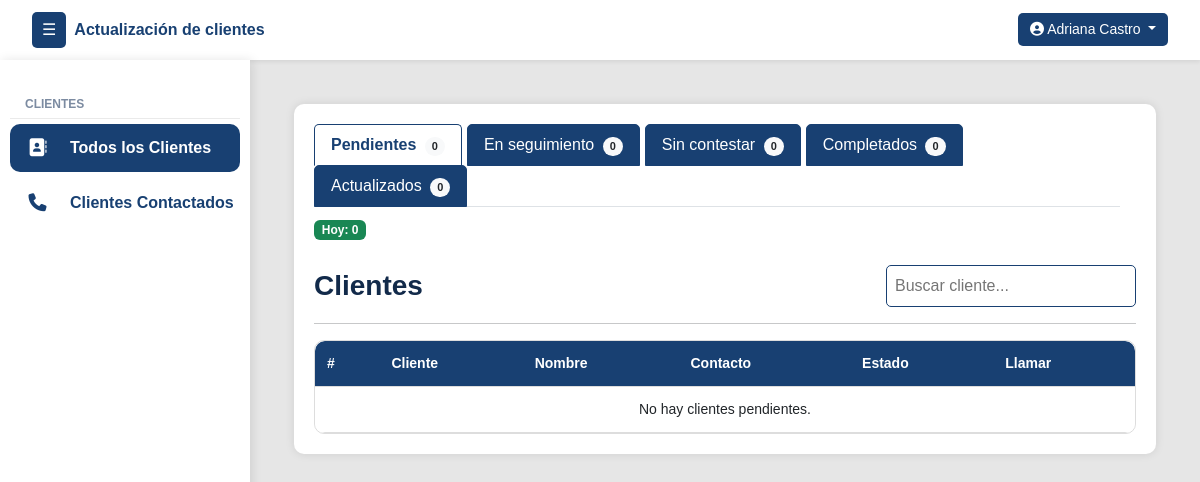
The page /clientes/pendientes/ (signed in) on the database as committed earlier.
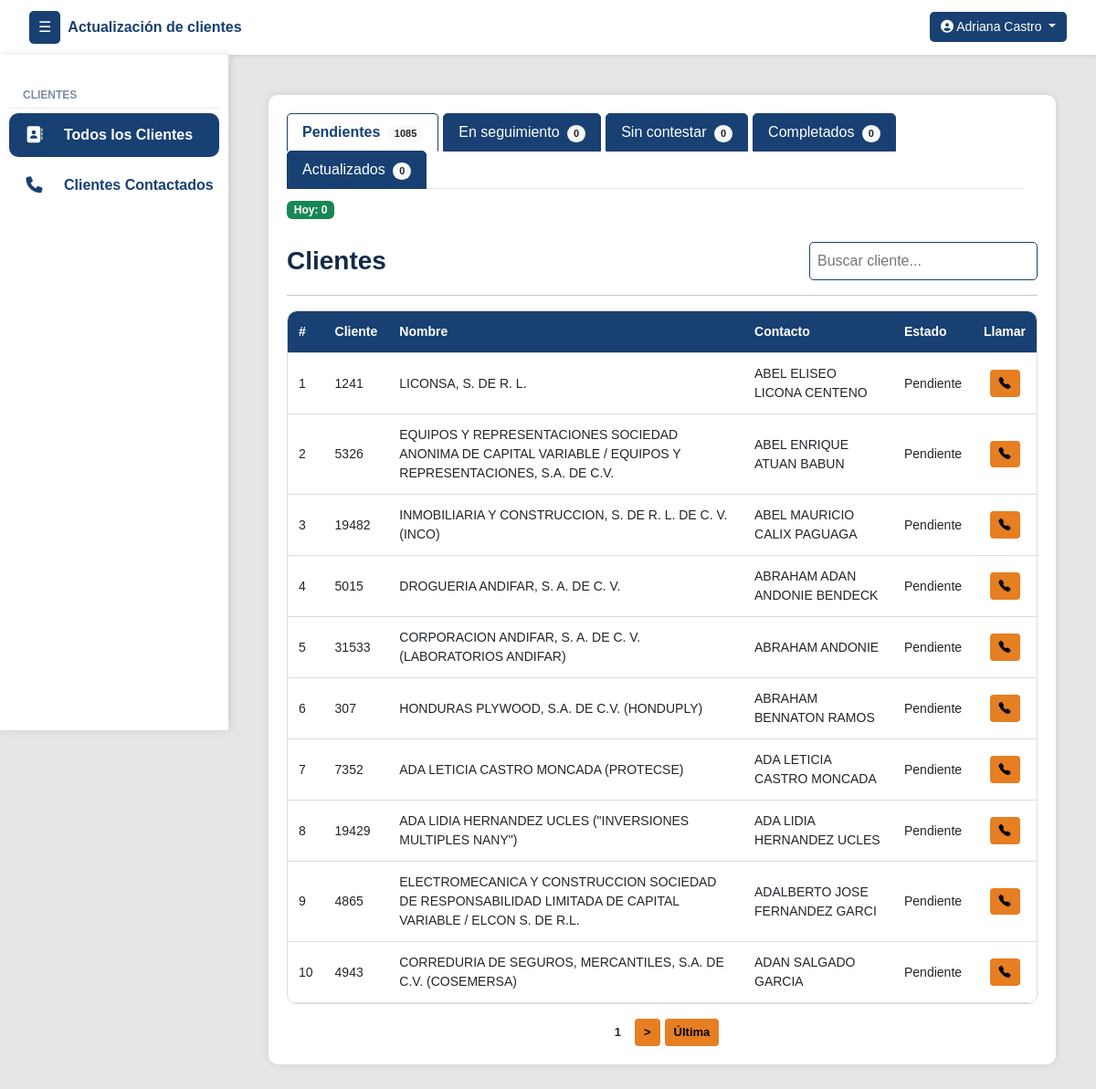
The same page on the database as committed later.
### clientes/models.py (models this page shows, shortened)
class Cliente(models.Model):
    numero_cliente = models.CharField(max_length=50, unique=True)
    nombre_cliente = models.CharField(max_length=255)
    contacto_cliente = models.CharField(max_length=255)
    contacto_cargo = models.CharField(max_length=100, null=True, blank=True)
    telefono_cliente = models.CharField(max_length=50, null=True, blank=True)
    telefono_dos = models.CharField(max_length=50, null=True, blank=True)
    direccion = models.CharField(max_length=255, null=True, blank=True)
    correo = models.CharField(max_length=254, null=True, blank=True)
    estado_actual = models.ForeignKey(EstadoReporte, on_delete=models.SET_NULL, null=True, blank=True, default=1)
    asignado_inicial = models.ForeignKey(User, on_delete=models.SET_NULL, null=True, blank=True, related_name='clientes_asignados_inicialmente')
    asignado_usuario = models.ForeignKey(User, on_delete=models.SET_NULL, null=True, blank=True, related_name='clientes_asignados')
    veces_contactado = models.PositiveIntegerField(default=0)
    sin_contestar = models.PositiveIntegerField(default=0)
    formulario_sin_contestar = models.PositiveIntegerField(default=0)
    ultima_llamada_no_contesto = models.DateTimeField(null=True, blank=True)
    ultimo_envio_formulario = models.DateTimeField(null=True, blank=True)

class EstadoReporte(models.Model):
    nombre = models.CharField(max_length=100, unique=True)
    creado_por = models.ForeignKey(User, on_delete=models.SET_NULL, null=True, blank=True)
    creado_en = models.DateTimeField(auto_now_add=True)
    estado = models.CharField(max_length=50, choices=[('activo', 'Activo'), ('inactivo', 'Inactivo')])
    intentos = models.PositiveIntegerField(default=0)
    genera_movimiento = models.BooleanField(default=True)

### clientes/views.py (the view)
# urls.py: path('clientes/pendientes/', vistasClientes.clientes_pendientes, name='clientes'),
@login_required
def clientes_pendientes(request):
    hoy = timezone.localdate()
    usuario = request.user
    if not usuario.groups.filter(name="estandar_group").exists():
        messages.error(request, "Acceso no permitido.")
        return redirect("login")
    search_query = request.GET.get('q', '').strip()
    estado_pendiente = EstadoReporte.objects.filter(nombre__iexact="pendiente").first()
    estados_seguimiento = EstadoReporte.objects.filter(
        genera_movimiento=False
    ).exclude(nombre__iexact="pendiente").exclude(nombre__iexact="no contestó")
    clientes_seguimiento_qs = Cliente.objects.filter(
        asignado_usuario=usuario,
        estado_actual__in=estados_seguimiento
    )
    estado_no_contesto = EstadoReporte.objects.filter(nombre__iexact="no contestó").first()
    estado_actualizado = EstadoReporte.objects.filter(nombre__iexact="actualizado").first()
    clientes_pendientes_qs = Cliente.objects.filter(asignado_usuario=usuario, estado_actual=estado_pendiente)
    if search_query:
        clientes_pendientes_qs = clientes_pendientes_qs.filter(
            Q(nombre_cliente__icontains=search_query) |
            Q(numero_cliente__icontains=search_query) |
            Q(contacto_cliente__icontains=search_query)
        )
    clientes_pendientes = paginar_queryset(request, clientes_pendientes_qs, 'pendientes')
    movimientos_usuario = MovimientoEstado.objects.filter(cliente=OuterRef('pk'), actualizado_por=usuario)
    primer_movimiento_qs = MovimientoEstado.objects.filter(cliente=OuterRef('pk')).order_by('fecha_hora')
    primer_movimiento_usuario = Subquery(primer_movimiento_qs.values('actualizado_por')[:1])
    primer_movimiento_estado = Subquery(primer_movimiento_qs.values('estado__nombre')[:1])
    clientes_sin_actualizar_qs = Cliente.objects.annotate(
        tiene_movimiento_usuario=Exists(movimientos_usuario),
        primer_usuario_id=primer_movimiento_usuario,
        primer_estado_nombre=primer_movimiento_estado
    ).filter(
        (Q(tiene_movimiento_usuario=True) & ~Q(estado_actual__nombre__iexact="actualizado")) |
        (Q(estado_actual__nombre__iexact="actualizado") & Q(primer_usuario_id=usuario.id) & ~Q(primer_estado_nombre__iexact="actualizado"))
    )
    estados_reporte = EstadoReporte.objects.filter(estado="activo") \
        .exclude(nombre__iexact="pendiente") \
        .exclude(nombre__iexact="no localizado") \
        .exclude(nombre__iexact="por localizar") \
        .exclude(nombre__iexact="formulario sin respuesta") \
        .exclude(nombre__iexact="completado")
    actualizados_hoy_qs = Cliente.objects.filter(
        estado_actual__nombre__iexact="actualizado",
        movimientos__estado__nombre__iexact="actualizado",
        movimientos__actualizado_por=usuario,
        movimientos__fecha_hora__date=hoy
    ).distinct()
    movimientos_usuario = MovimientoEstado.objects.filter(cliente=OuterRef('pk'), actualizado_por=usuario)
    primer_movimiento_qs = MovimientoEstado.objects.filter(cliente=OuterRef('pk')).order_by('fecha_hora')
    primer_movimiento_usuario = Subquery(primer_movimiento_qs.values('actualizado_por')[:1])
    primer_movimiento_estado = Subquery(primer_movimiento_qs.values('estado__nombre')[:1])
    clientes_sin_actualizar_hoy_qs = Cliente.objects.annotate(
        tiene_movimiento_usuario=Exists(movimientos_usuario),
        primer_usuario_id=primer_movimiento_usuario,
        primer_estado_nombre=primer_movimiento_estado
    ).filter(
        Q(movimientos__fecha_hora__date=hoy),
        (Q(tiene_movimiento_usuario=True) & ~Q(estado_actual__nombre__iexact="actualizado")) |
        (Q(estado_actual__nombre__iexact="actualizado") & Q(primer_usuario_id=usuario.id) & ~Q(primer_estado_nombre__iexact="actualizado"))
    ).distinct()
    return render(request, 'clientes/clientes.html', {
        "clientes_pendientes": clientes_pendientes,
        "estado_reporte": estados_reporte,
        "view_type": "pendientes",
        "search_query": search_query,
        "count_pendientes": clientes_pendientes_qs.count(),
        "count_seguimiento": clientes_seguimiento_qs.count(),
        "count_no_contesto": Cliente.objects.filter(asignado_usuario=usuario, estado_actual=estado_no_contesto).count(),
        "count_actualizados": Cliente.objects.filter(estado_actual__nombre__iexact="actualizado", movimientos__estado__nombre__iexact="actualizado", movimientos__actualizado_por=usuario).distinct().count(),
        "count_sin_actualizar": clientes_sin_actualizar_qs.count(),
        "count_actualizados_hoy": actualizados_hoy_qs.count() + clientes_sin_actualizar_hoy_qs.count(),
    })

### UpdateTracker/templatetags/group_filters.py (called while the page is built)
@register.filter(name='has_group')
def has_group(user, group_name):
    return user.groups.filter(name=group_name).exists()

### clientes/views.py (called while the page is built)
def paginar_queryset(request, queryset, param, por_pagina=10):
    paginator = Paginator(queryset, por_pagina)
    pagina = request.GET.get(param)
    return paginator.get_page(pagina)

### templates/clientes/clientes.html (shortened to what the changed rows need)
{% extends 'layout/layout.html' %}
{% block content %}
<div class="container">
    <div class="tabs-container d-flex justify-content-between align-items-center flex-wrap">
        <ul class="nav nav-tabs flex-grow-1 me-3" id="clienteTabs" role="tablist">
            <li class="nav-item" role="presentation">
                <a class="nav-link {% if view_type == 'pendientes' %}active{% endif %}" id="pendientes-tab" href="{% url 'clientes' %}" role="tab" aria-controls="pendientes" aria-selected="true">
                    Pendientes <span class="badge rounded-pill bg-light text-dark ms-1" id="countPendientes">{{ count_pendientes }}</span>
                </a>
            </li>
        </ul>
    </div>
    <div class="tab-content mt-4" id="clienteTabsContent">
        {% if view_type == 'pendientes' %}
        <div class="tab-pane fade show active" id="pendientes" role="tabpanel" aria-labelledby="pendientes-tab">
            <div class="table-responsive">
                <table class="styled-table" id="tablaPendientes">
                    <thead>
                        <tr>
                            <th>#</th>
                            <th>Cliente</th>
                            <th>Nombre</th>
                            <th>Contacto</th>
                            <th>Estado</th>
                            <th>Llamar</th>
                        </tr>
                    </thead>
                    <tbody>
                        {% for cliente in clientes_pendientes %}
                        <tr>
                            <td>{{ forloop.counter }}</td>
                            <td>{{ cliente.numero_cliente }}</td>
                            <td>{{ cliente.nombre_cliente }}</td>
                            <td>{{ cliente.contacto_cliente }}</td>
                            <td>{{ cliente.estado_actual.nombre }}</td>
                            <td>
                                <div class="text-center">
                                    <button class="btn btn-sm btn-reportar"
                                            data-bs-toggle="modal"
                                            data-bs-target="#modalReportarCliente"
                                            onclick="abrirModalReportarCliente('{{ cliente.id }}', '{{ cliente.numero_cliente }}', '{{ cliente.nombre_cliente }}', '{{ cliente.contacto_cliente }}', '{{ cliente.telefono_cliente|default_if_none:"" }}', '{{ cliente.telefono_dos|default_if_none:"" }}', '{{ cliente.correo|default_if_none:"" }}', '{{ cliente.direccion|default_if_none:"" }}', '{{ cliente.contacto_cargo|default_if_none:"" }}')"
                                            title="Llamar cliente">
                                        <i class="bi bi-telephone-fill"></i>
                                    </button>
                                </div>
                            </td>
                        </tr>
                        {% empty %}
                        <tr>
                            <td colspan="8" class="text-center">No hay clientes pendientes.</td>
                        </tr>
                        {% endfor %}
                    </tbody>
                </table>
            </div>
            {% if clientes_pendientes.has_other_pages %}
            <div class="pagination mt-3">
                <span class="btn btn-sm btn-reportar active">{{ clientes_pendientes.number }}</span>
                {% if clientes_pendientes.number < clientes_pendientes.paginator.num_pages %}
                    <a href="?pendientes={{ clientes_pendientes.next_page_number }}{% if search_query %}&q={{ search_query }}{% endif %}" class="btn btn-sm btn-reportar">&gt;</a>
                    <a href="?pendientes={{ clientes_pendientes.paginator.num_pages }}{% if search_query %}&q={{ search_query }}{% endif %}" class="btn btn-sm btn-reportar">Última</a>
                {% endif %}
            </div>
            {% endif %}
        </div>
        {% endif %}
    </div>
{% endblock %}

Rows that differ between the two databases and show on the page:
now on this page (row edited): Cliente: numero_cliente "1241", nombre_cliente "LICONSA, S. DE R. L.", contacto_cliente "ABEL ELISEO LICONA CENTENO", estado_actual.nombre "Pendiente"
now on this page (row edited): Cliente: numero_cliente "5326", nombre_cliente "EQUIPOS Y REPRESENTACIONES SOCIEDAD ANONIMA DE CAPITAL VARIABLE / EQUIPOS Y REPRESENTACIONES, S.A. DE C.V.", contacto_cliente "ABEL ENRIQUE ATUAN BABUN", estado_actual.nombre "Pendiente"
now on this page (row edited): Cliente: numero_cliente "19482", nombre_cliente "INMOBILIARIA Y CONSTRUCCION, S. DE R. L. DE C. V. (INCO)", contacto_cliente "ABEL MAURICIO CALIX PAGUAGA", estado_actual.nombre "Pendiente"
now on this page (row edited): Cliente: numero_cliente "5015", nombre_cliente "DROGUERIA ANDIFAR, S. A. DE C. V.", contacto_cliente "ABRAHAM ADAN ANDONIE BENDECK", estado_actual.nombre "Pendiente"
now on this page (row edited): Cliente: numero_cliente "31533", nombre_cliente "CORPORACION ANDIFAR, S. A. DE C. V. (LABORATORIOS ANDIFAR)", contacto_cliente "ABRAHAM ANDONIE", estado_actual.nombre "Pendiente"
now on this page (row edited): Cliente: numero_cliente "307", nombre_cliente "HONDURAS PLYWOOD, S.A. DE C.V. (HONDUPLY)", contacto_cliente "ABRAHAM BENNATON RAMOS", estado_actual.nombre "Pendiente"
now on this page (row edited): Cliente: numero_cliente "7352", nombre_cliente "ADA LETICIA CASTRO MONCADA (PROTECSE)", contacto_cliente "ADA LETICIA CASTRO MONCADA", estado_actual.nombre "Pendiente"
now on this page (row edited): Cliente: numero_cliente "19429", nombre_cliente "ADA LIDIA HERNANDEZ UCLES (\"INVERSIONES MULTIPLES NANY\")", contacto_cliente "ADA LIDIA HERNANDEZ UCLES", estado_actual.nombre "Pendiente"
now on this page (row edited): Cliente: numero_cliente "4865", nombre_cliente "ELECTROMECANICA Y CONSTRUCCION SOCIEDAD DE RESPONSABILIDAD LIMITADA DE CAPITAL VARIABLE / ELCON S. DE R.L.", contacto_cliente "ADALBERTO JOSE FERNANDEZ GARCI", estado_actual.nombre "Pendiente"
now on this page (row edited): Cliente: numero_cliente "4943", nombre_cliente "CORREDURIA DE SEGUROS, MERCANTILES, S.A. DE C.V. (COSEMERSA)", contacto_cliente "ADAN SALGADO GARCIA", estado_actual.nombre "Pendiente"
Other text that changed with them:
{{ count_pendientes }}: "0" → "1085"
{{ clientes_pendientes.number }}: (not shown) → "1"
text no longer shown: "No hay clientes pendientes."
text now shown: "> Última"
